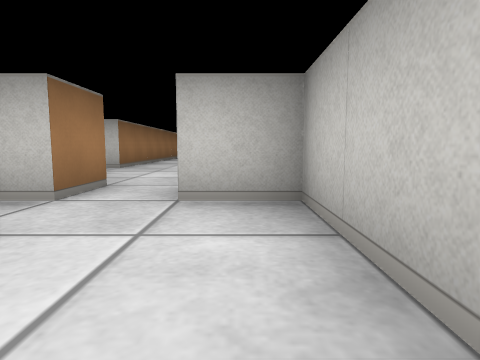
[1] (above)

24 first-person views from a walk through a cub3D maze. The camera is about half as high as the walls, tilts 6° down and sees 75° across. The floor is counted in squares. Each view is taken from the middle of a square. On the plan, view 1 faces up. The plan holds only what a view shows up to about 9 squares ahead; the rest is blank.

[2]
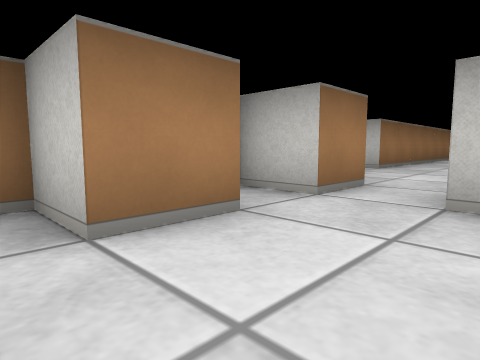

[3]
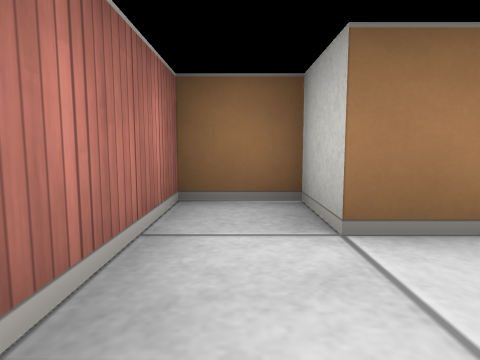

[4]
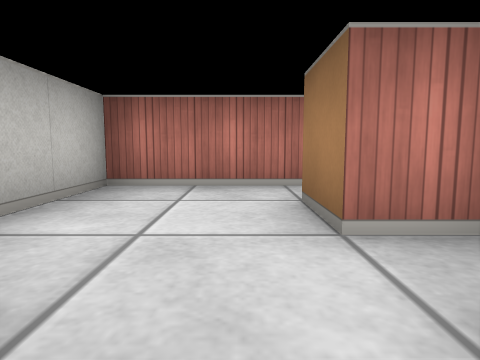

[5]
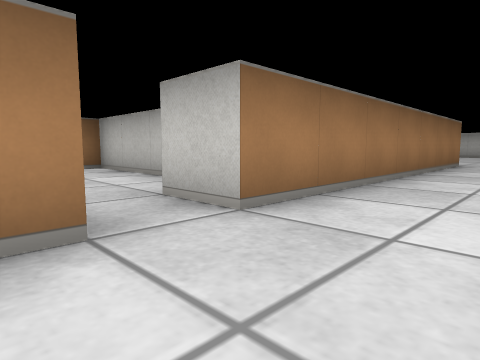

[6]
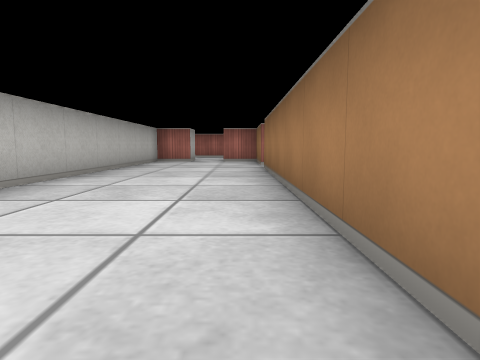

[7]
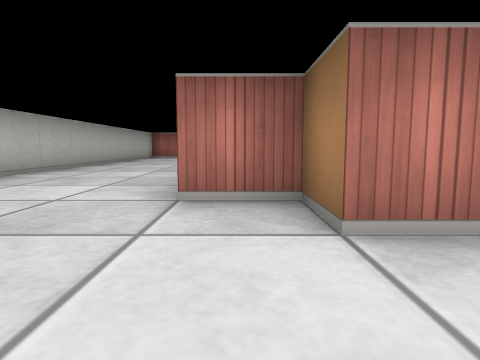

[8]
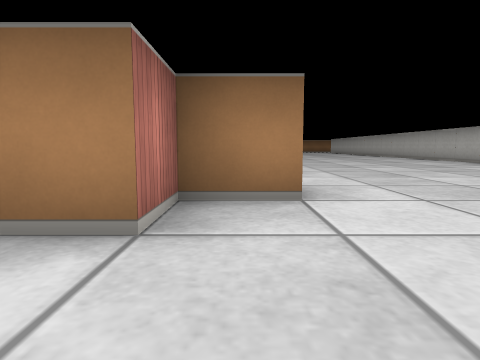

[9]
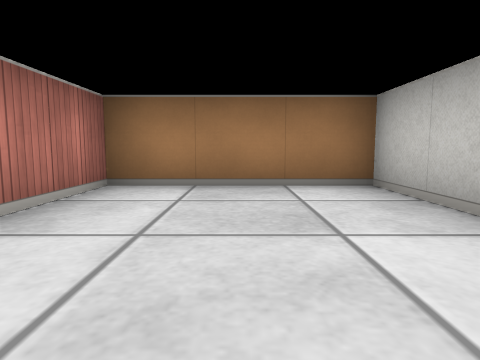

[10]
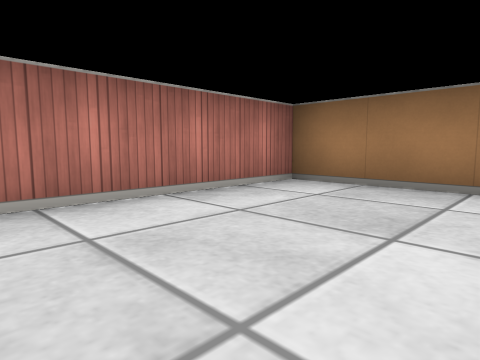

[11]
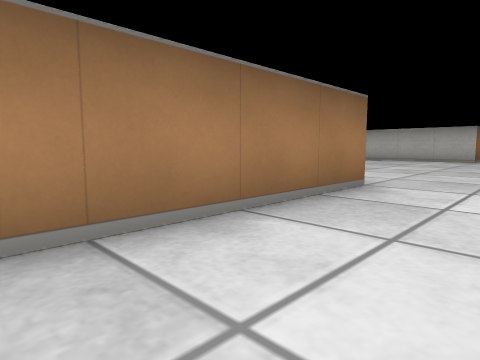

[12]
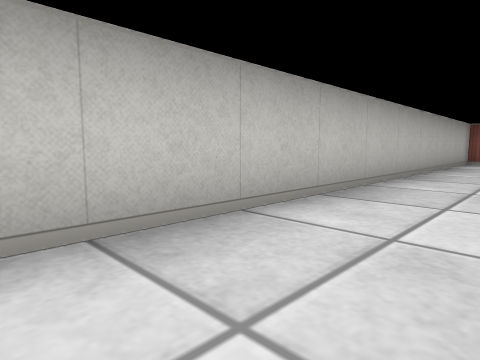

[13]
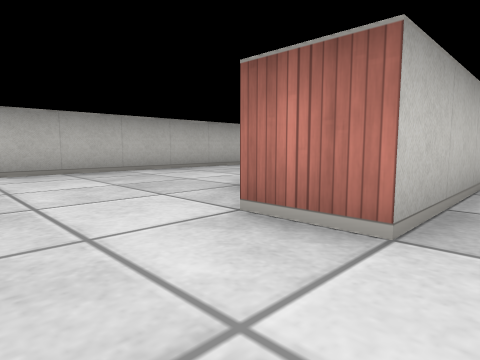

[14]
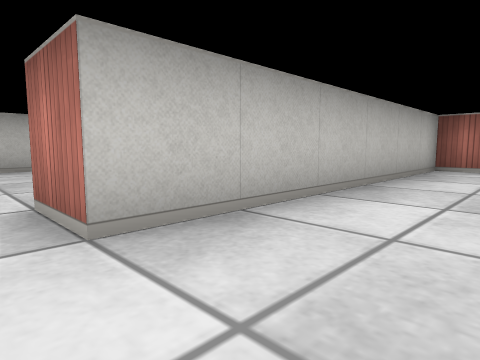

[15]
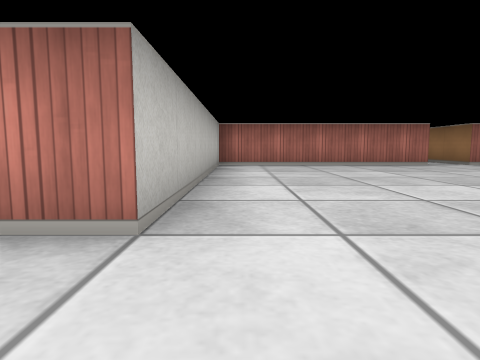

[16]
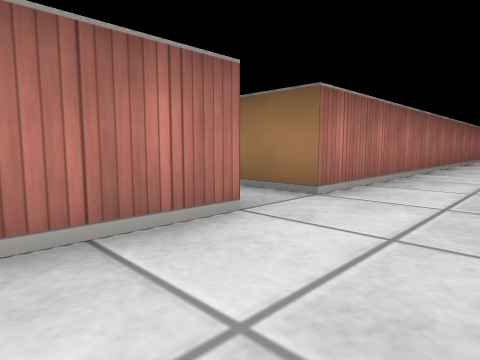

[17]
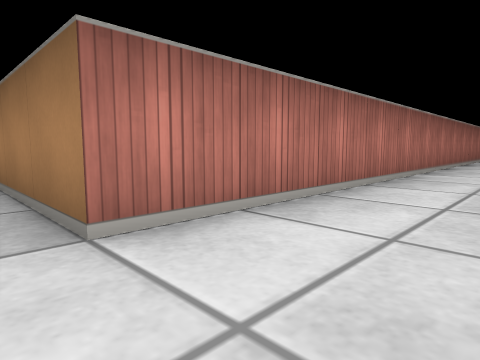

[18]
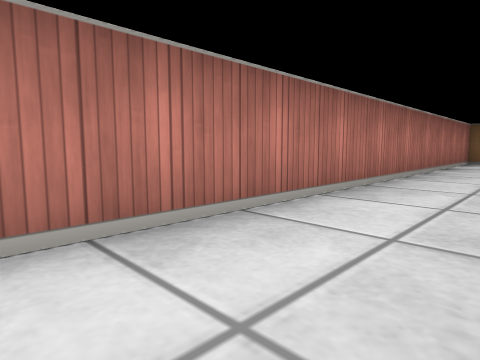

[19]
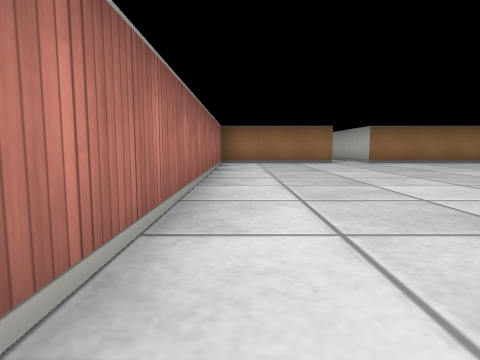

[20]
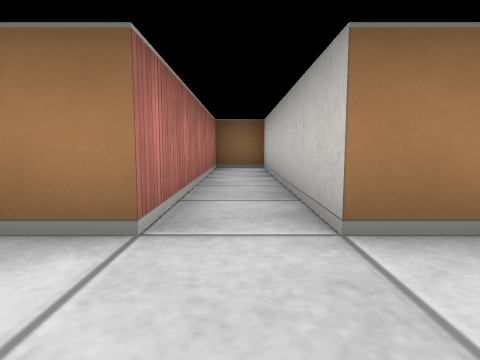

[21]
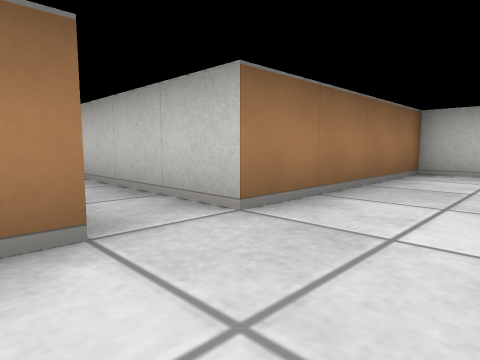

[22]
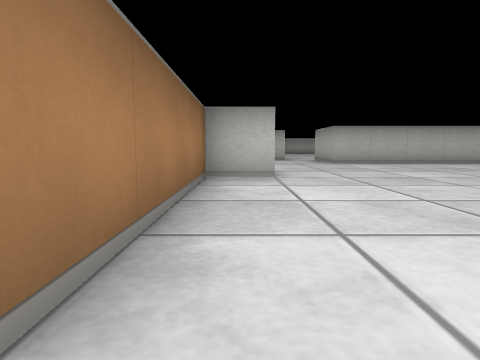

[23]
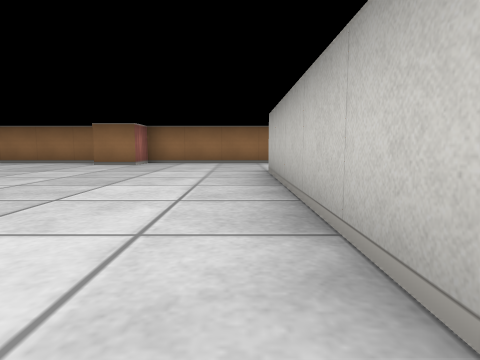

[24]
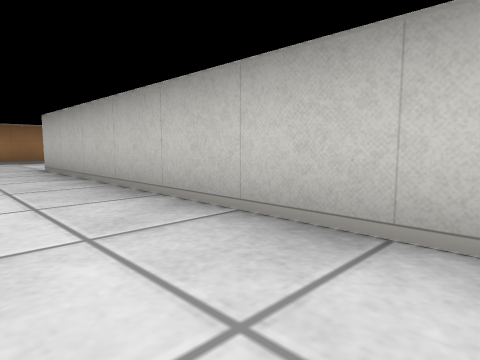

### Floor plan
Points are (right, up) in squares from view 1. A wall is a line through its corners. A room is listed if a view was taken in it or the views show most of it. See-through windows are left out.
Room 1 (views 1, 2, 3, 4)
walls: (-2.2, 1.5) (-1.5, 1.5) (-1.5, 0.5) (-2.5, 0.5) (-2.5, -0.5) (0.5, -0.5) (0.5, 2.5) (-0.5, 2.5); (-1.5, 3.6) (-1.5, 2.5) (-2.5, 2.5)
ways out: opening at (-1, 3) to room 2
Room 2 (views 5, 6, 7, 8, 11, 12, 13, 14, 15, 16, 17, 18, 19, 20, 21, 22, 23, 24)
walls: (-9.5, 20.5) (-10.1, 20.5); (-17.1, 20.5) (-23.5, 20.5) (-23.5, 21.1); (-9.6, 8.5) (-4.5, 8.5) (-4.5, 14.5) (-3.5, 14.5) (-3.5, 13.5) (-2.5, 13.5) (-2.5, 6.5); (-2.5, 21.2) (-2.5, 20.5) (-3.4, 20.5); (-2.5, 5.6) (-2.5, 4.2); (-26.5, 21.2) (-26.5, 17.5) (-25.5, 17.5) (-25.5, 16.5) (-26.5, 16.5) (-26.5, 12.5) (-31.5, 12.5) (-31.5, 11.5) (-26.5, 11.5) (-26.5, 8.5) (-10.5, 8.5); (0.5, 3.5) (0.5, 15.4)
ways out: opening at (-1, 3) to room 1; opening at (-3, 6) to room 3; opening at (-10, 8)
Room 3 (views 9, 10)
walls: (-5.1, 7.5) (-7.5, 7.5) (-7.5, 4.5) (-4.2, 4.5); (-2.5, 6.5) (-3.5, 6.5)
ways out: opening at (-3, 6) to room 2

Positions as (right, up) in squares from view 1, and headings:
1: (0, 0), facing up
2: (0, 0), facing up-left
3: (0, 0), facing left
4: (-1, 3), facing down
5: (-1, 5), facing up-left
6: (-2, 13), facing down
7: (-3, 16), facing down
8: (-1, 14), facing left
9: (-4, 6), facing left
10: (-4, 7), facing down-left
11: (-1, 10), facing up-left
12: (-1, 13), facing down-right
13: (-5, 16), facing down-right
14: (-6, 15), facing down-right
15: (-5, 16), facing down
16: (-8, 10), facing down-left
17: (-10, 10), facing down-left
18: (-17, 10), facing down-left
19: (-18, 9), facing left
20: (-25, 12), facing left
21: (-25, 11), facing up-left
22: (-26, 12), facing up
23: (-18, 20), facing left
24: (-17, 19), facing up-left
